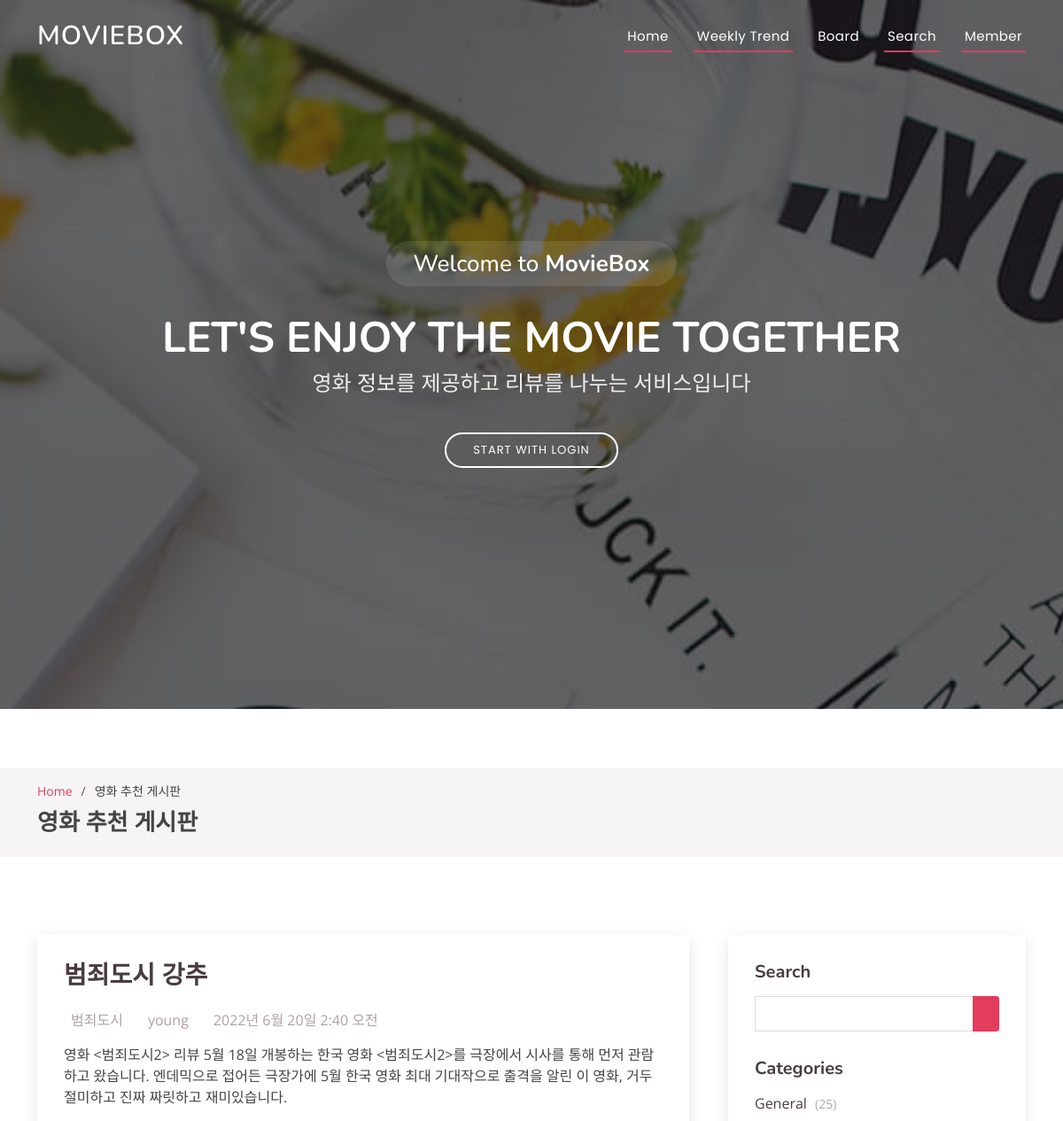
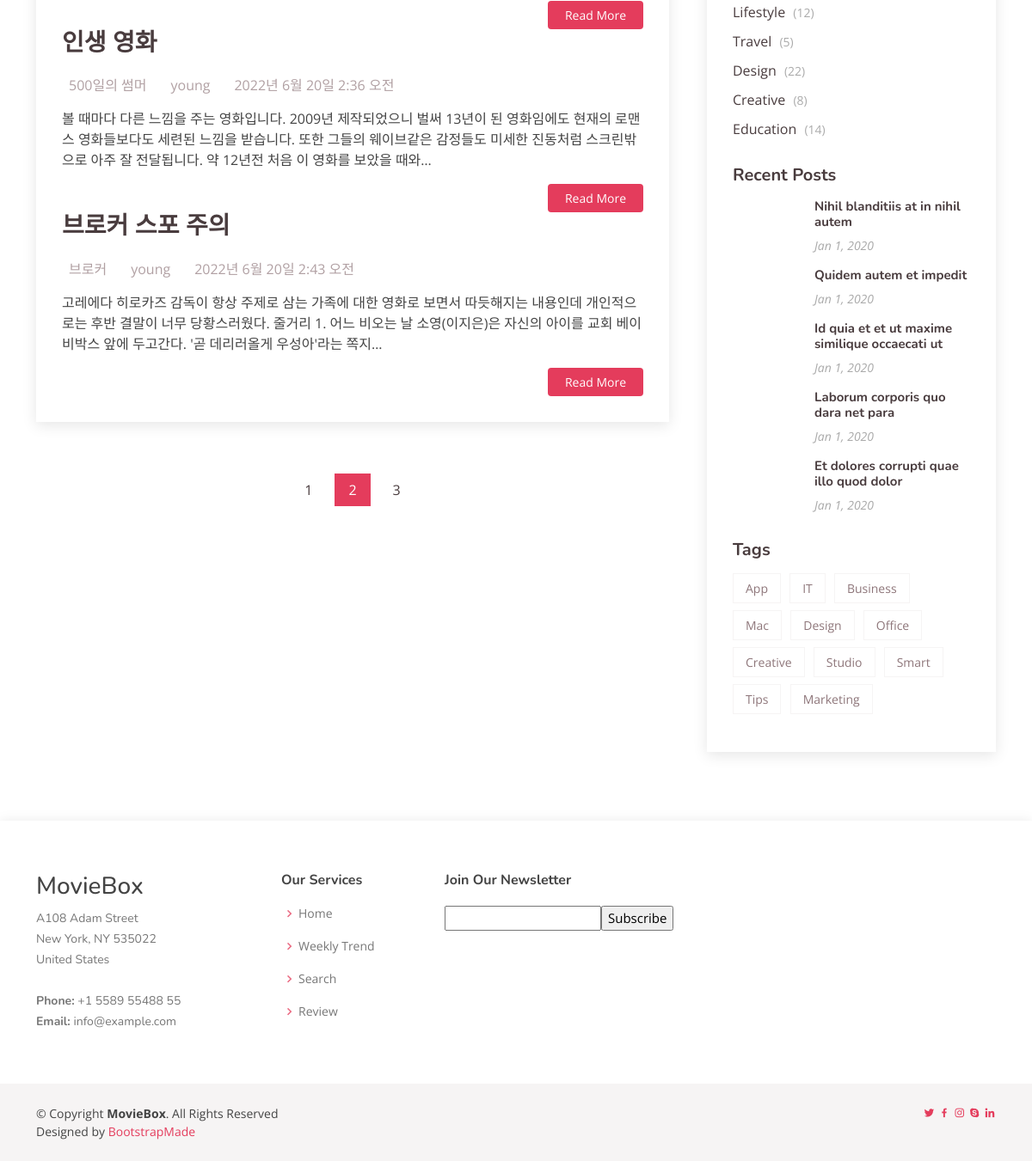
/posts/, run on the app's committed database (2 pictures, top to bottom).
### board/models.py (models this page shows, shortened)
class Post(models.Model):
    title = models.CharField(max_length=30)
    movie_name = models.CharField(max_length=30)
    content = models.TextField(max_length=2000)
    author = models.ForeignKey(User, on_delete=models.CASCADE)
    created_at = models.DateTimeField(auto_now_add=True)
    updated_at = models.DateTimeField(auto_now=True)

### board/views.py (the view)
# urls.py: path('posts/', board_views.postlist, name='post_list'),
def postlist(request):
    posts = Post.objects.all()
    return render(request, 'post_list.html', {'posts': posts})

### board/templates/post_list.html (shortened to what this page needs)
{% extends 'base.html' %}
{% block content %}
{% load static %}
<main id="main">
    <section id="breadcrumbs" class="breadcrumbs">
      <div class="container">
        <ol>
          <li><a href="{% url 'home' %}">Home</a></li>
          <li>영화 추천 게시판</li>
        </ol>
        <h2>영화 추천 게시판</h2>
      </div>
    </section>
    <section id="blog" class="blog">
      <br><br>
      <div class="container" data-aos="fade-up">
        <div class="row">
          <div class="col-lg-8 entries">
            <article class="entry">
              {% for post in posts %}
              <h2 class="entry-title">
                <a href="{% url 'post_detail' post.id %}">{{ post.title }}</a>
              </h2>
              <div class="entry-meta">
                <ul>
                  <li class="d-flex align-items-center">{{post.movie_name}}</a></li>
                  <li class="d-flex align-items-center">{{post.author}}</a></li>
                  <li class="d-flex align-items-center">{{post.updated_at}}</li>
                </ul>
              </div>
              <div class="entry-content">
                <p>
                 {{ post.content | truncatechars:150 }}
                </p>
                <div class="read-more">
                  <a href="{% url 'post_detail' post.id %}">Read More</a>
                </div>
              </div>
              {% endfor %}
            </article>
            <div class="blog-pagination">
              <ul class="justify-content-center">
                <li><a href="#">1</a></li>
                <li class="active"><a href="#">2</a></li>
                <li><a href="#">3</a></li>
              </ul>
            </div>
          </div>
          <div class="col-lg-4">
            <div class="sidebar">
              <h3 class="sidebar-title">Search</h3>
              <div class="sidebar-item search-form">
                <form action="">
                  <input type="text">
                  <button type="submit"></button>
                </form>
              </div>
              <h3 class="sidebar-title">Categories</h3>
              <div class="sidebar-item categories">
                <ul>
                  <li><a href="#">General <span>(25)</span></a></li>
                  <li><a href="#">Lifestyle <span>(12)</span></a></li>
                  <li><a href="#">Travel <span>(5)</span></a></li>
                  <li><a href="#">Design <span>(22)</span></a></li>
                  <li><a href="#">Creative <span>(8)</span></a></li>
                  <li><a href="#">Education <span>(14)</span></a></li>
                </ul>
              </div>
              <h3 class="sidebar-title">Recent Posts</h3>
              <div class="sidebar-item recent-posts">
                <div class="post-item clearfix">
                  <h4><a href="post_detail.html">Nihil blanditiis at in nihil autem</a></h4>
                  <time datetime="2020-01-01">Jan 1, 2020</time>
                </div>
                <div class="post-item clearfix">
                  <h4><a href="post_detail.html">Quidem autem et impedit</a></h4>
                  <time datetime="2020-01-01">Jan 1, 2020</time>
                </div>
                <div class="post-item clearfix">
                  <h4><a href="post_detail.html">Id quia et et ut maxime similique occaecati ut</a></h4>
                  <time datetime="2020-01-01">Jan 1, 2020</time>
                </div>
                <div class="post-item clearfix">
                  <h4><a href="post_detail.html">Laborum corporis quo dara net para</a></h4>
                  <time datetime="2020-01-01">Jan 1, 2020</time>
                </div>
                <div class="post-item clearfix">
                  <h4><a href="post_detail.html">Et dolores corrupti quae illo quod dolor</a></h4>
                  <time datetime="2020-01-01">Jan 1, 2020</time>
                </div>
              </div>
              <h3 class="sidebar-title">Tags</h3>
              <div class="sidebar-item tags">
                <ul>
                  <li><a href="#">App</a></li>
                  <li><a href="#">IT</a></li>
                  <li><a href="#">Business</a></li>
                  <li><a href="#">Mac</a></li>
                  <li><a href="#">Design</a></li>
                  <li><a href="#">Office</a></li>
                  <li><a href="#">Creative</a></li>
                  <li><a href="#">Studio</a></li>
                  <li><a href="#">Smart</a></li>
                  <li><a href="#">Tips</a></li>
                  <li><a href="#">Marketing</a></li>
                </ul>
              </div>
            </div>
          </div>
        </div>
      </div>
    </section>
</main>
 {% endblock %}

### static/assets/css/style.css (style rules this page uses)
body { font-family: "Open Sans", sans-serif; color: #444444; }
a { color: #e43c5c; text-decoration: none; }
h1, h2, h3, h4, h5, h6 { font-family: "Nunito", sans-serif; }
section { padding: 60px 0; overflow: hidden; }
.breadcrumbs { padding: 15px 0; background: #f6f4f4; margin-top: 67px; }
.breadcrumbs h2 { font-size: 26px; font-weight: 600; }
.breadcrumbs ol { display: flex; flex-wrap: wrap; list-style: none; padding: 0 0 10px 0; margin: 0; font-size: 14px; }
.breadcrumbs ol li + li { padding-left: 10px; }
.breadcrumbs ol li + li::before { display: inline-block; padding-right: 10px; color: #655356; content: "/"; }
.blog { padding: 40px 0 20px 0; }
.blog .entry { padding: 30px; margin-bottom: 60px; box-shadow: 0 4px 16px rgba(0, 0, 0, 0.1); }
.blog .entry .entry-title { font-size: 28px; font-weight: bold; padding: 0; margin: 0 0 20px 0; }
.blog .entry .entry-title a { color: #493c3e; transition: 0.3s; }
.blog .entry .entry-meta { margin-bottom: 15px; color: #b1a0a3; }
.blog .entry .entry-meta ul { display: flex; flex-wrap: wrap; list-style: none; align-items: center; padding: 0; margin: 0; }
.blog .entry .entry-meta ul li + li { padding-left: 20px; }
.blog .entry .entry-content p { line-height: 24px; }
.blog .entry .entry-content .read-more { -moz-text-align-last: right; text-align-last: right; }
.blog .entry .entry-content .read-more a { display: inline-block; background: #e43c5c; color: #fff; padding: 6px 20px; transition: 0.3s; font-size: 14px; border-radius: 4px; }
.blog .blog-pagination { color: #816a6e; }
.blog .blog-pagination ul { display: flex; padding: 0; margin: 0; list-style: none; }
.blog .blog-pagination li { margin: 0 5px; transition: 0.3s; }
.blog .blog-pagination li a { color: #493c3e; padding: 7px 16px; display: flex; align-items: center; justify-content: center; }
.blog .blog-pagination li.active, .blog .blog-pagination li:hover { background: #e43c5c; }
.blog .blog-pagination li.active a, .blog .blog-pagination li:hover a { color: #fff; }
.blog .sidebar { padding: 30px; margin: 0 0 60px 20px; box-shadow: 0 4px 16px rgba(0, 0, 0, 0.1); }
.blog .sidebar .sidebar-title { font-size: 20px; font-weight: 700; padding: 0 0 0 0; margin: 0 0 15px 0; color: #493c3e; position: relative; }
.blog .sidebar .sidebar-item { margin-bottom: 30px; }
.blog .sidebar .search-form form { background: #fff; border: 1px solid #ddd; padding: 3px 10px; position: relative; }
.blog .sidebar .search-form form input[type=text] { border: 0; padding: 4px; border-radius: 4px; width: calc(100% - 40px); }
.blog .sidebar .search-form form button { position: absolute; top: 0; right: 0; bottom: 0; border: 0; background: none; font-size: 16px; padding: 0 15px; margin: -1px; background: #e43c5c; color: #fff; transition: 0.3s; border-radius: 0 4px 4px 0; line-height: 0; }
.blog .sidebar .categories ul { list-style: none; padding: 0; }
.blog .sidebar .categories ul li + li { padding-top: 10px; }
.blog .sidebar .categories ul a { color: #493c3e; transition: 0.3s; }
.blog .sidebar .categories ul a span { padding-left: 5px; color: #aaaaaa; font-size: 14px; }
.blog .sidebar .recent-posts .post-item + .post-item { margin-top: 15px; }
.blog .sidebar .recent-posts h4 { font-size: 15px; margin-left: 95px; font-weight: bold; }
.blog .sidebar .recent-posts h4 a { color: #493c3e; transition: 0.3s; }
.blog .sidebar .recent-posts time { display: block; margin-left: 95px; font-style: italic; font-size: 14px; color: #aaaaaa; }
.blog .sidebar .tags { margin-bottom: -10px; }
.blog .sidebar .tags ul { list-style: none; padding: 0; }
.blog .sidebar .tags ul li { display: inline-block; }
.blog .sidebar .tags ul a { color: #8e767a; font-size: 14px; padding: 6px 14px; margin: 0 6px 8px 0; border: 1px solid #f6f4f4; display: inline-block; transition: 0.3s; }

### data on the page
Post: title "범죄도시 강추", movie_name "범죄도시", author "young", updated_at "2022년 6월 20일 2:40 오전", content "영화 <범죄도시2> 리뷰 5월 18일 개봉하는 한국 영화 <범죄도시2>를 극장에서 시사를 통해 먼저 관람하고 왔습니다. 엔데믹으로 접어든 극장가에 5월 한국 영화 최대 기대작으로 출격을 알린 이 영화, 거두절미하고 진짜 짜릿하고 재미있습니다."
Post: title "인생 영화", movie_name "500일의 썸머", author "young", updated_at "2022년 6월 20일 2:36 오전", content "볼 때마다 다른 느낌을 주는 영화입니다. 2009년 제작되었으니 벌써 13년이 된 영화임에도 현재의 로맨스 영화들보다도 세련된 느낌을 받습니다. 또한 그들의 웨이브같은 감정들도 미세한 진동처럼 스크린밖으로 아주 잘 전달됩니다. 약 12년전 처음 이 영화를 보았을 때와…"
Post: title "브로커 스포 주의", movie_name "브로커", author "young", updated_at "2022년 6월 20일 2:43 오전", content "고레에다 히로카즈 감독이 항상 주제로 삼는 가족에 대한 영화로 보면서 따듯해지는 내용인데 개인적으로는 후반 결말이 너무 당황스러웠다. 줄거리 1. 어느 비오는 날 소영(이지은)은 자신의 아이를 교회 베이비박스 앞에 두고간다. '곧 데리러올게 우성아'라는 쪽지…"
